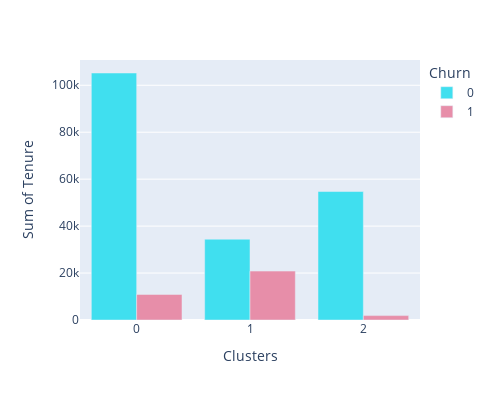

Notebook code for this chart:
### Code cell
fig = px.bar(agg_df_tenure, x='Clusters', y='sum', color = agg_df_tenure['Churn'].astype('str'), width=500, height=400, 
             color_discrete_map = {'0':color_0_1[0],'1':color_0_1[1]}, barmode='group',
             labels={ 'sum':'Sum of Tenure', 'color': 'Churn'})       
fig.show()

### Figure 1 — Plotly figure (JSON) as saved in the notebook; plotly's stock layout.template omitted (floating-point values rounded to 4 significant figures)
{"data": [{"alignmentgroup": "True", "hovertemplate": "Churn=0<br>Clusters=%{x}<br>Sum of Tenure=%{y}<extra></extra>", "legendgroup": "0", "marker": {"color": "#40DFEF", "pattern": {"shape": ""}}, "name": "0", "offsetgroup": "0", "orientation": "v", "showlegend": true, "textposition": "auto", "type": "bar", "x": [0, 1, 2], "xaxis": "x", "y": [105228, 34426, 54733], "yaxis": "y"}, {"alignmentgroup": "True", "hovertemplate": "Churn=1<br>Clusters=%{x}<br>Sum of Tenure=%{y}<extra></extra>", "legendgroup": "1", "marker": {"color": "#E78EA9", "pattern": {"shape": ""}}, "name": "1", "offsetgroup": "1", "orientation": "v", "showlegend": true, "textposition": "auto", "type": "bar", "x": [0, 1, 2], "xaxis": "x", "y": [10904, 20831, 1868], "yaxis": "y"}], "layout": {"barmode": "group", "height": 400, "legend": {"title": {"text": "Churn"}, "tracegroupgap": 0}, "margin": {"t": 60}, "width": 500, "xaxis": {"anchor": "y", "domain": [0, 1], "title": {"text": "Clusters"}}, "yaxis": {"anchor": "x", "domain": [0, 1], "title": {"text": "Sum of Tenure"}}}}
